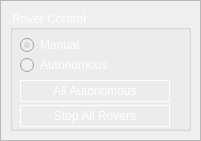
  <widget class="QFrame" name="control_frame">
   <property name="enabled">
    <bool>true</bool>
   </property>
   <property name="geometry">
    <rect>
     <x>600</x>
     <y>560</y>
     <width>201</width>
     <height>141</height>
    </rect>
   </property>
   <property name="frameShape">
    <enum>QFrame::StyledPanel</enum>
   </property>
   <property name="frameShadow">
    <enum>QFrame::Raised</enum>
   </property>
   <widget class="QGroupBox" name="control_group_box">
    <property name="geometry">
     <rect>
      <x>10</x>
      <y>10</y>
      <width>181</width>
      <height>121</height>
     </rect>
    </property>
    <property name="styleSheet">
     <string notr="true">color: rgb(255, 255, 255);</string>
    </property>
    <property name="title">
     <string>Rover Control</string>
    </property>
    <widget class="QRadioButton" name="autonomous_control_radio_button">
     <property name="enabled">
      <bool>false</bool>
     </property>
     <property name="geometry">
      <rect>
       <x>10</x>
       <y>40</y>
       <width>171</width>
       <height>30</height>
      </rect>
     </property>
     <property name="styleSheet">
      <string notr="true">color: rgb(255, 255, 255);</string>
     </property>
     <property name="text">
      <string>Autonomous</string>
     </property>
     <attribute name="buttonGroup">
      <string notr="true">rover_control_button_group</string>
     </attribute>
    </widget>
    <widget class="QRadioButton" name="joystick_control_radio_button">
     <property name="enabled">
      <bool>false</bool>
     </property>
     <property name="geometry">
      <rect>
       <x>10</x>
       <y>25</y>
       <width>117</width>
       <height>20</height>
      </rect>
     </property>
     <property name="styleSheet">
      <string notr="true">color: rgb(255, 255, 255);</string>
     </property>
     <property name="text">
      <string>Manual</string>
     </property>
     <property name="checked">
      <bool>true</bool>
     </property>
     <attribute name="buttonGroup">
      <string notr="true">rover_control_button_group</string>
     </attribute>
    </widget>
    <widget class="QPushButton" name="all_stop_button">
     <property name="enabled">
      <bool>true</bool>
     </property>
     <property name="geometry">
      <rect>
       <x>10</x>
       <y>95</y>
       <width>150</width>
       <height>22</height>
      </rect>
     </property>
     <property name="styleSheet">
      <string notr="true">color: rgb(255, 255, 255);
border-color: rgb(255, 255, 255);
border: 1px solid white; 
</string>
     </property>
     <property name="text">
      <string>Stop All Rovers</string>
     </property>
    </widget>
    <widget class="QPushButton" name="all_autonomous_button">
     <property name="enabled">
      <bool>true</bool>
     </property>
     <property name="geometry">
      <rect>
       <x>10</x>
       <y>70</y>
       <width>150</width>
       <height>22</height>
      </rect>
     </property>
     <property name="styleSheet">
      <string notr="true">color: rgb(255, 255, 255);
border-color: rgb(255, 255, 255);
border: 1px solid white; 
</string>
     </property>
     <property name="text">
      <string>All Autonomous</string>
     </property>
    </widget>
   </widget>
  </widget>
